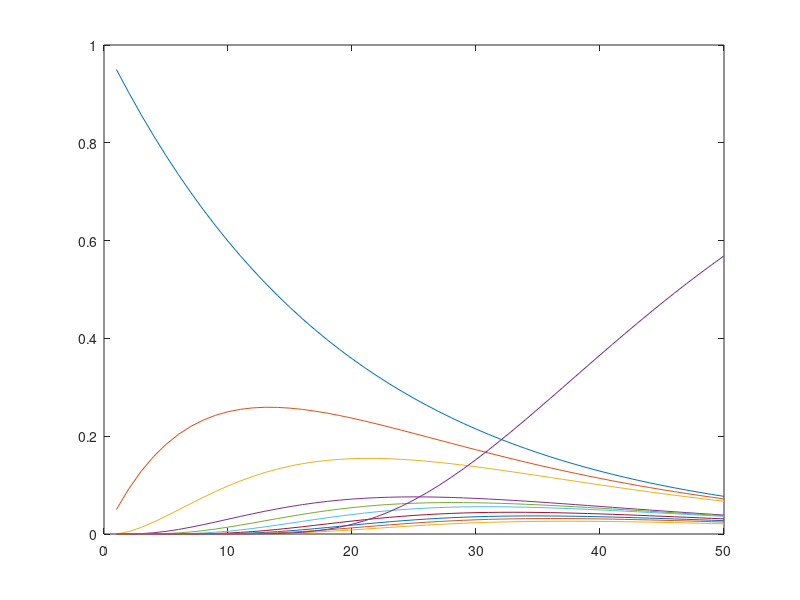

Write the MATLAB code that produced this figure.
%% Markov Chain Experiments


%%
load('transition_matrix.mat')
v0 = [1 0 0 0 0 0 0 0 0 0 0];

years = 50;
PCI = zeros(years, 11);

for j = 1:years
    PCI(j,:) = v0*M^j
end

plot(PCI())